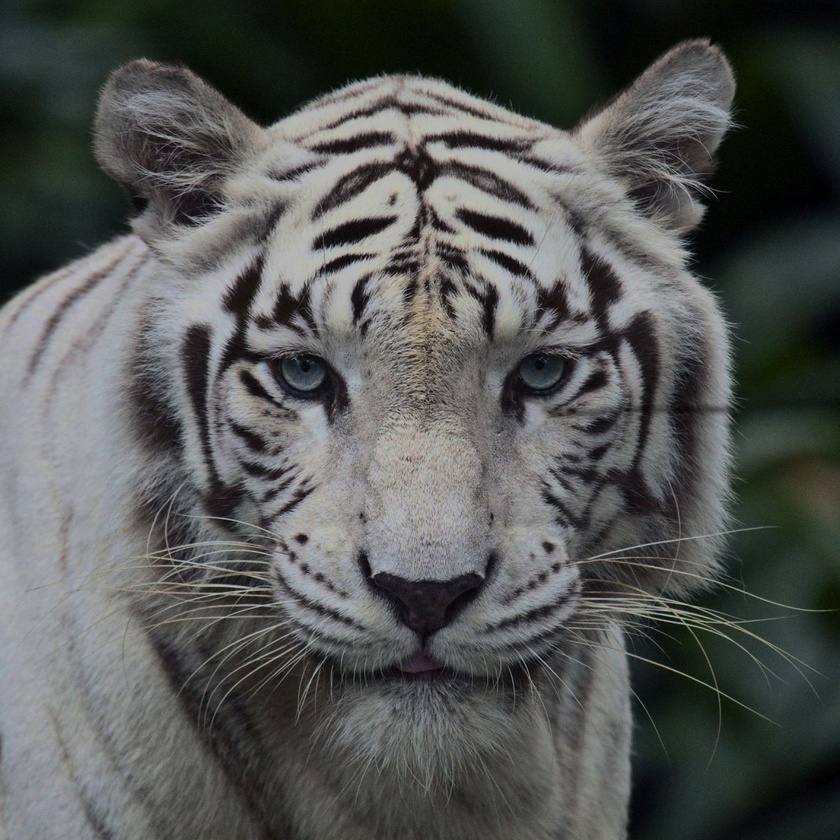
%> input picture ex3/tiger.1.jpg, 840 x 840 px, shrunk from 1024 x 1024 before the run
$ octave --eval "blendingExample2;"   (GNU Octave 9; MATLAB toolbox functions it lacks are replaced by stand-ins)
%> lines starting %> are read from the running program, lines starting %| are printed output that depends on the picture
### ex3/GaussianPyramid.m
function [pyr, filter] = GaussianPyramid(im, maxLevels, filterSize)
    pyr = cell(1,1);
    %blur filter
    %the famous k from nCk
    kvec = (0 : filterSize-1);
    nvec = (ones(1, filterSize) * filterSize - 1);
    %nCk
    binomial_co = (factorial(nvec)./(factorial(kvec) .* factorial(nvec - kvec)));
    filter = binomial_co./sum(binomial_co(:));

    pyr(1,1) = {im};
    i = 2;

    while(i <= maxLevels && sum(size(pyr{i-1}) > 16) == 2)
        %==========Reduce=======
        %Blur
        blurred = conv2(conv2(pyr{i-1}, filter,'same'), filter','same');
        %Sample and assign
        pyr(1,i) = {blurred(1:2:end,1:2:end)};
        %=======================
        i = i + 1;
    end
    end

### ex3/LaplacianPyramid.m
function [pyr, filter] = LaplacianPyramid(im, maxLevels, filterSize)
    [Gpyr, reductionFilter] = GaussianPyramid(im, maxLevels, filterSize);
    filter = reductionFilter * 2;%is this what they meant??
    shifted = Gpyr(2 : end);
    if(size(Gpyr{end}) == [1 1])
        %imshow(Gpyr{1});
    end
    size(Gpyr{end})
    shifted(1,end+1) = {zeros(length(Gpyr{end})/2)};
    pyr = cellfun(@(x,y){x - expand(y, filter)}, Gpyr, shifted);

% [5 lines of commented-out code are left out]
end

### ex3/rgbBlend.m
function blended = rgbBlend(im1,im2, mask, maxlevels,filterSizeIm,filterSizeMask)
%UNTITLED4 Summary of this function goes here
%   Detailed explanation goes here
    imBlendR = pyramidBlending(im1(:,:,1), im2(:,:,1), mask, maxlevels, filterSizeIm, filterSizeMask);
    imBlendG = pyramidBlending(im1(:,:,2), im2(:,:,2), mask, maxlevels, filterSizeIm, filterSizeMask);
    imBlendB = pyramidBlending(im1(:,:,3), im2(:,:,3), mask, maxlevels, filterSizeIm, filterSizeMask);
    blended(:,:,1) = imBlendR;blended(:,:,2) = imBlendG;blended(:,:,3) = imBlendB;

end

### ex3/pyramidBlending.m
function imBlend = pyramidBlending(im1, im2, mask, maxLevels, filterSizeIm, filterSizeMask)
%UNTITLED3 Summary of this function goes here
%   Detailed explanation goes here
    [pyr1, filter1] = LaplacianPyramid(im1, maxLevels, filterSizeIm);
    [pyr2, ~] = LaplacianPyramid(im2, maxLevels, filterSizeIm);
    [maskPyr, ~] = GaussianPyramid(mask, maxLevels, filterSizeMask);
    Lout = cellfun(@(L1, L2, Gm){(Gm .* L1) + ((1 - Gm) .* L2)}, pyr1, pyr2, maskPyr);
    imBlend = LaplacianToImage(Lout, filter1/2, ones(size(Lout)));

end

### ex3/blendingExample2.m
function blendingExample2()
    %load images
    im1 = im2double(imread('tiger.1.jpg'));
    im2 = im2double(imread('bun.jpg'));
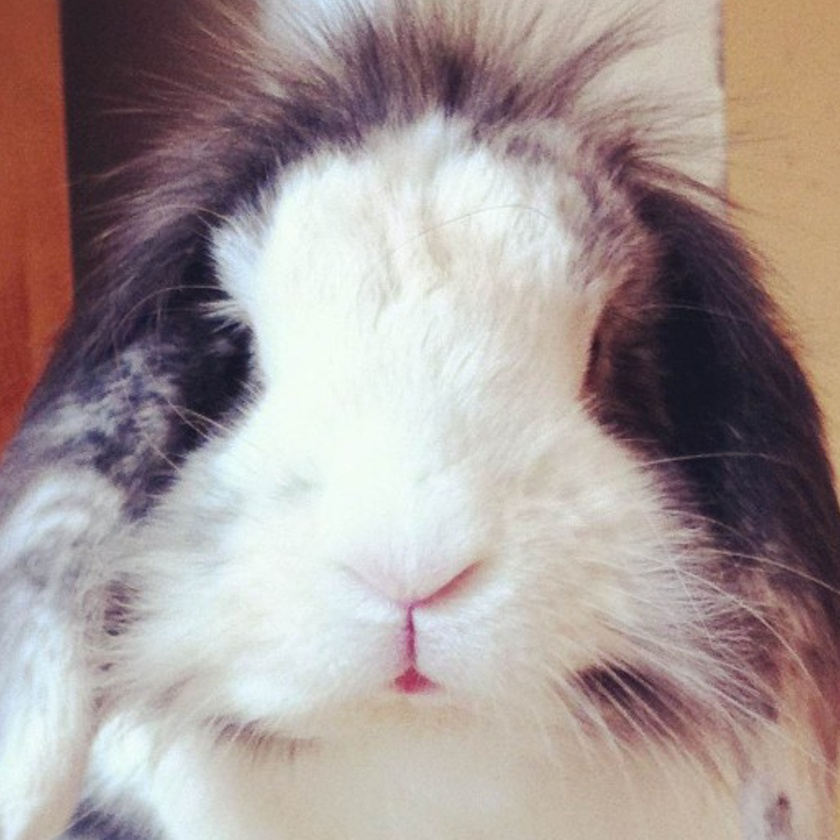
%> input picture ex3/bun.jpg, 840 x 840 px, shrunk from 1024 x 1024 before the run
    mask = im2double(imread('mask3.3.2.2.jpg'));
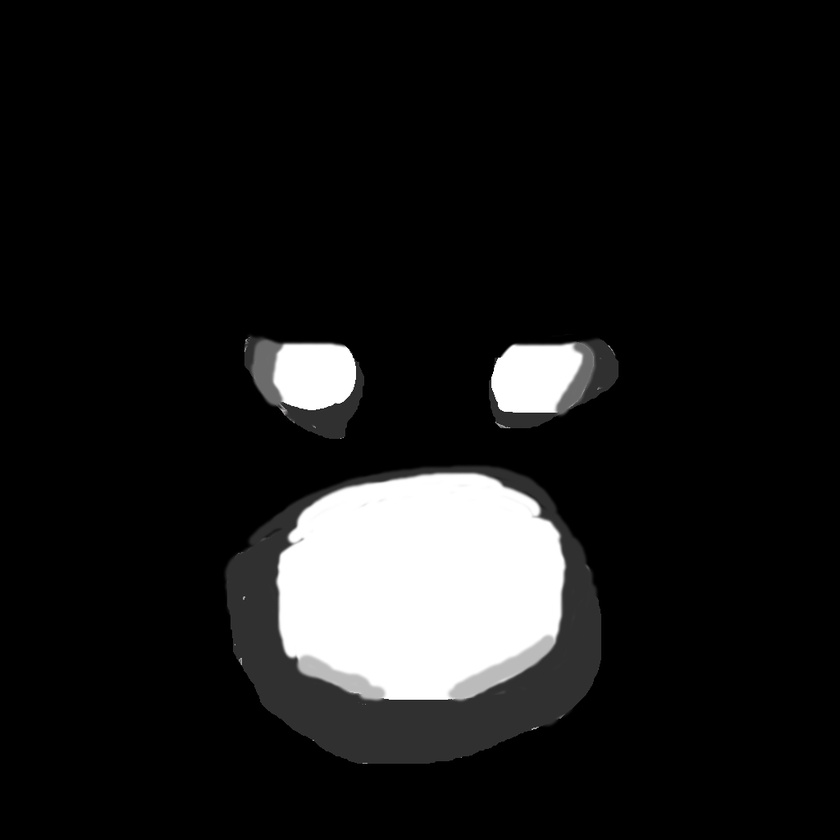
%> input picture ex3/mask3.3.2.2.jpg, 840 x 840 px, shrunk from 1024 x 1024 before the run
    %set paremeters
    filtersize = 3; maxlevels = 10; maskfiltersize = 91;

    res = rgbBlend(im1, im2, mask, 5, filtersize, maskfiltersize);
%> the loop in GaussianPyramid, `while(i <= maxLevels && sum(size(pyr{i-1}) > 16) == 2)` made 4 passes
%> pass 2, in GaussianPyramid, `blurred = conv2(conv2(pyr{i-1}, filter,'same'), filter','same');`:
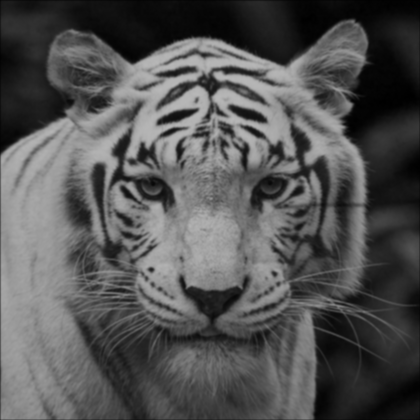
%> blurred: size 420x420 double; min 0.00169, max 0.722, mean 0.329
%> pass 3, in GaussianPyramid, `blurred = conv2(conv2(pyr{i-1}, filter,'same'), filter','same');`:
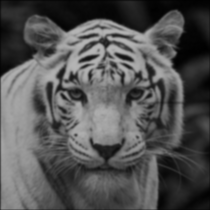
%> blurred: size 210x210 double; min 0.0031, max 0.715, mean 0.329
%> after the loop in GaussianPyramid, `while(i <= maxLevels && sum(size(pyr{i-1}) > 16) == 2)`: pyr = 5 items
%> in LaplacianPyramid, `[Gpyr, reductionFilter] = GaussianPyramid(im, maxLevels, filterSize);`: reductionFilter = [0.25 0.5 0.25]
%> in LaplacianPyramid, `filter = reductionFilter * 2;`: filter = [0.5 1 0.5]
%> in LaplacianPyramid, `shifted = Gpyr(2 : end);`: shifted = 4 items
%> in LaplacianPyramid, `size(Gpyr{end})`: ans = [53 53]
%> the run ends on the next line
    figure('name', 'Tiger','NumberTitle', 'off'); imshow(im1);
    figure('name', 'Bunny','NumberTitle', 'off'); imshow(im2);
    figure('name', 'mask','NumberTitle', 'off'); imshow(mask);
    figure('name', 'Tiger-bunny','NumberTitle', 'off'); imshow(res);

end
